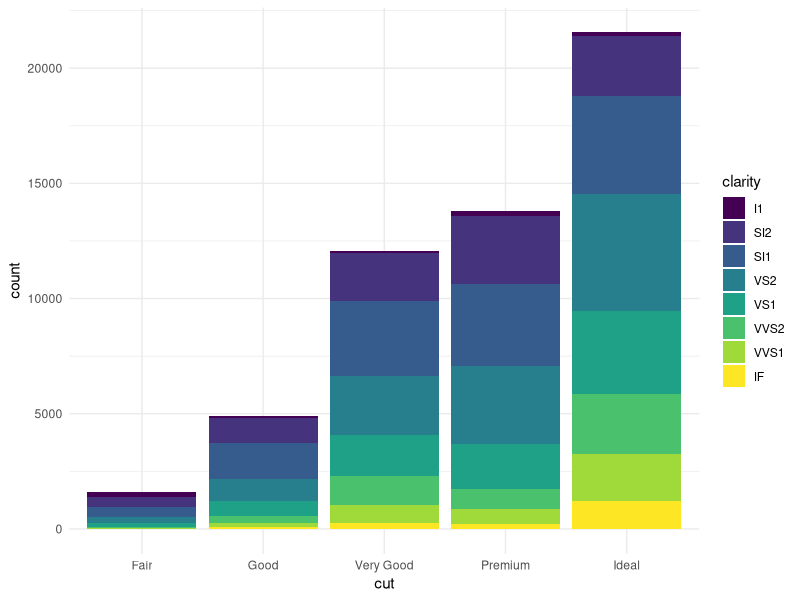
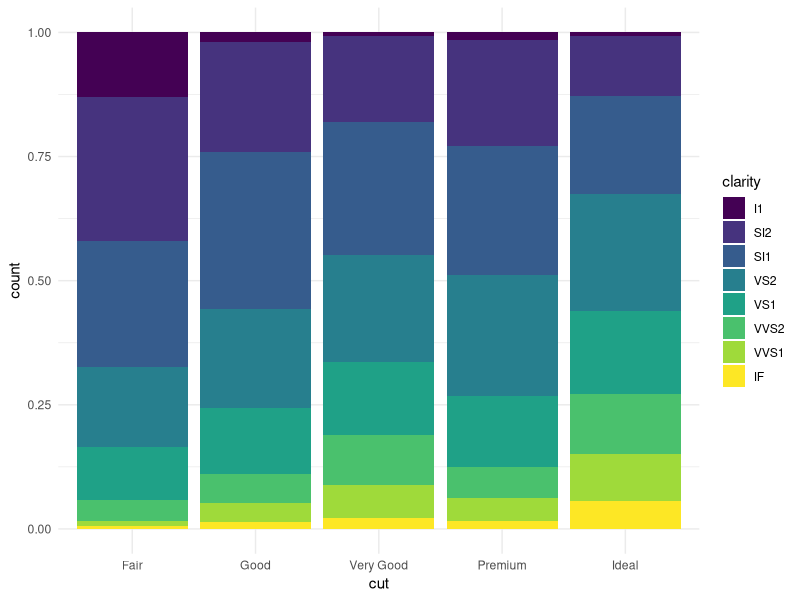
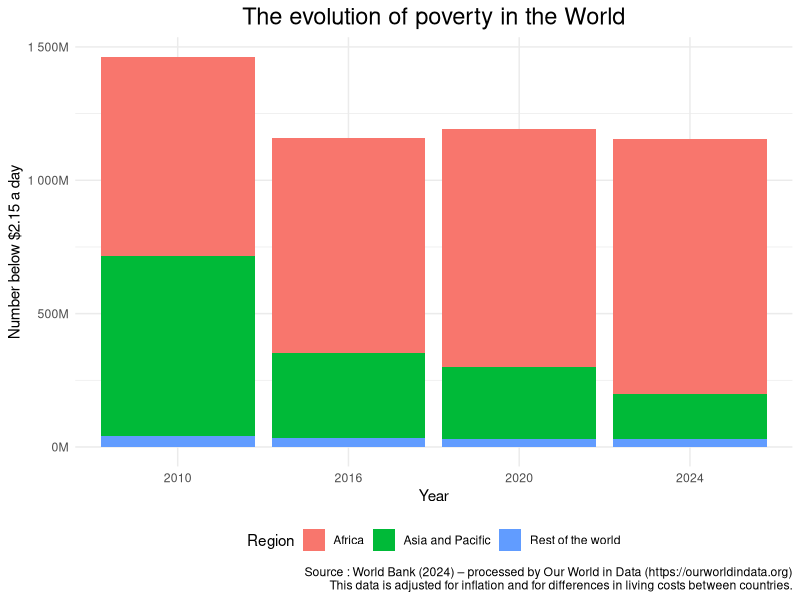
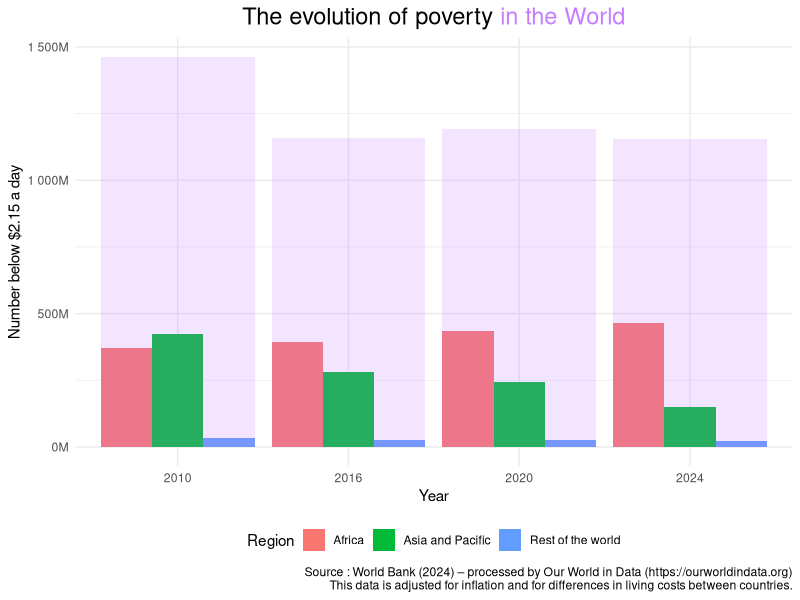
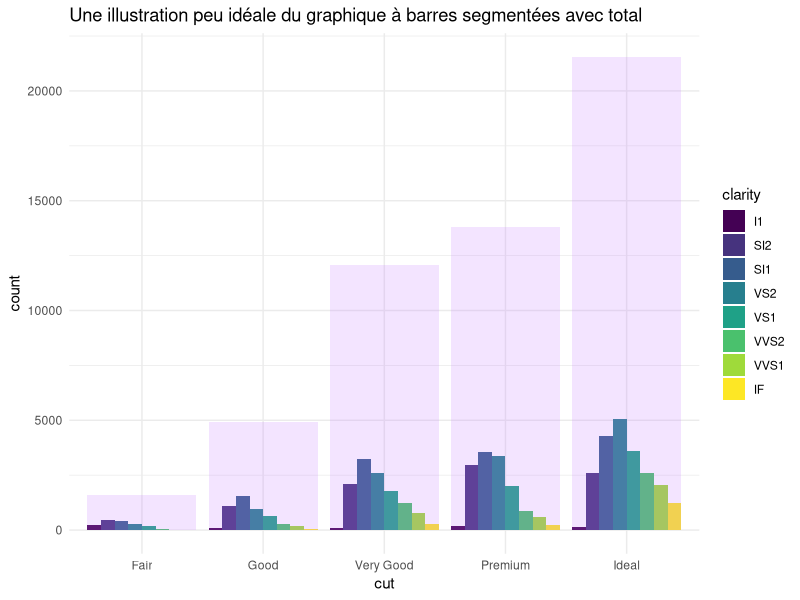

The R source for these figures, in order:
## ---- chunk 1
knitr::opts_chunk$set(echo=TRUE, message=FALSE, warning=FALSE)

library(dplyr)
## ---- chunk 2
data_wid <- data.table::fread("data/number-of-people-living-in-extreme-poverty.csv",
                              data.table = FALSE) |> 
  filter(Year %in% c(2010, 2016, 2020, 2024)) |> 
  rename(year_num = Year) |> 
  mutate(Year = factor(year_num))

data_wid_country <- data_wid |> filter(Country != "World") |> 
  mutate(
    Country = gsub(" (PIP)", "", Country),
    Region = case_when(
      grepl("Asia", Country) ~ "Asia and Pacific",
      grepl("Africa", Country) ~ "Africa",
      TRUE ~ "Rest of the world"))
data_wid_world <- data_wid |> filter(Country == "World")
## ---- chunk 3
library(ggplot2)
diamonds |> 
  ggplot(aes(x = cut, fill = clarity)) +
  # par défaut, geom_bar s'exécute avec position = "stack" :
  geom_bar() + 
  theme_minimal()
## ---- chunk 4
diamonds |> 
  ggplot(aes(x = cut, fill = clarity)) +
  geom_bar(position = "fill") + 
  theme_minimal()
## ---- chunk 5
library(scales) # pour scale du y-axis
library(ggtext) # pour mise en forme du titre

data_wid_country |> 
  ggplot() + 
  geom_col(aes(x = Year, y = `Number below $2.15 a day`,
               fill = Region)) + 
  scale_y_continuous(labels = label_number(scale = 1e-6, suffix = "M")) + 
  labs(title = "The evolution of poverty in the World",
       caption = "Source : World Bank (2024) – processed by Our World in Data (https://ourworldindata.org)
       This data is adjusted for inflation and for differences in living costs between countries.") + 
  theme_minimal() + 
  theme(plot.title = element_markdown(size = 17,
                                      hjust = 0.5),
        legend.position = "bottom") 
## ---- chunk 6
data_wid_country |> 
  ggplot() + 
  geom_col(aes(x = Year, y = `Number below $2.15 a day`,
               fill = Region),
           # changement de la position
           position = "dodge") + 
  # ajout d'un geom_col
  geom_col(aes(x = Year, y = `Number below $2.15 a day`),
           alpha = 0.2, fill = "#C77CFF") + 
  scale_y_continuous(labels = label_number(scale = 1e-6, suffix = "M")) + 
  labs(title = "The evolution of poverty <span style='color:#C77CFF;'>in the World</span>",
        caption = "Source : World Bank (2024) – processed by Our World in Data (https://ourworldindata.org)
       This data is adjusted for inflation and for differences in living costs between countries.") + 
  theme_minimal() + 
  theme(plot.title = element_markdown(size = 17,
                                      hjust=0.5),
        legend.position = "bottom") 
## ---- chunk 7
diamonds |> 
  ggplot() +
  geom_bar(aes(x = cut, fill = clarity), position = "dodge") + 
  geom_bar(aes(x = cut), alpha = 0.2, fill = "#C77CFF") + 
  theme_minimal() + 
  labs(title = "Une illustration peu idéale du graphique à barres segmentées avec total")
